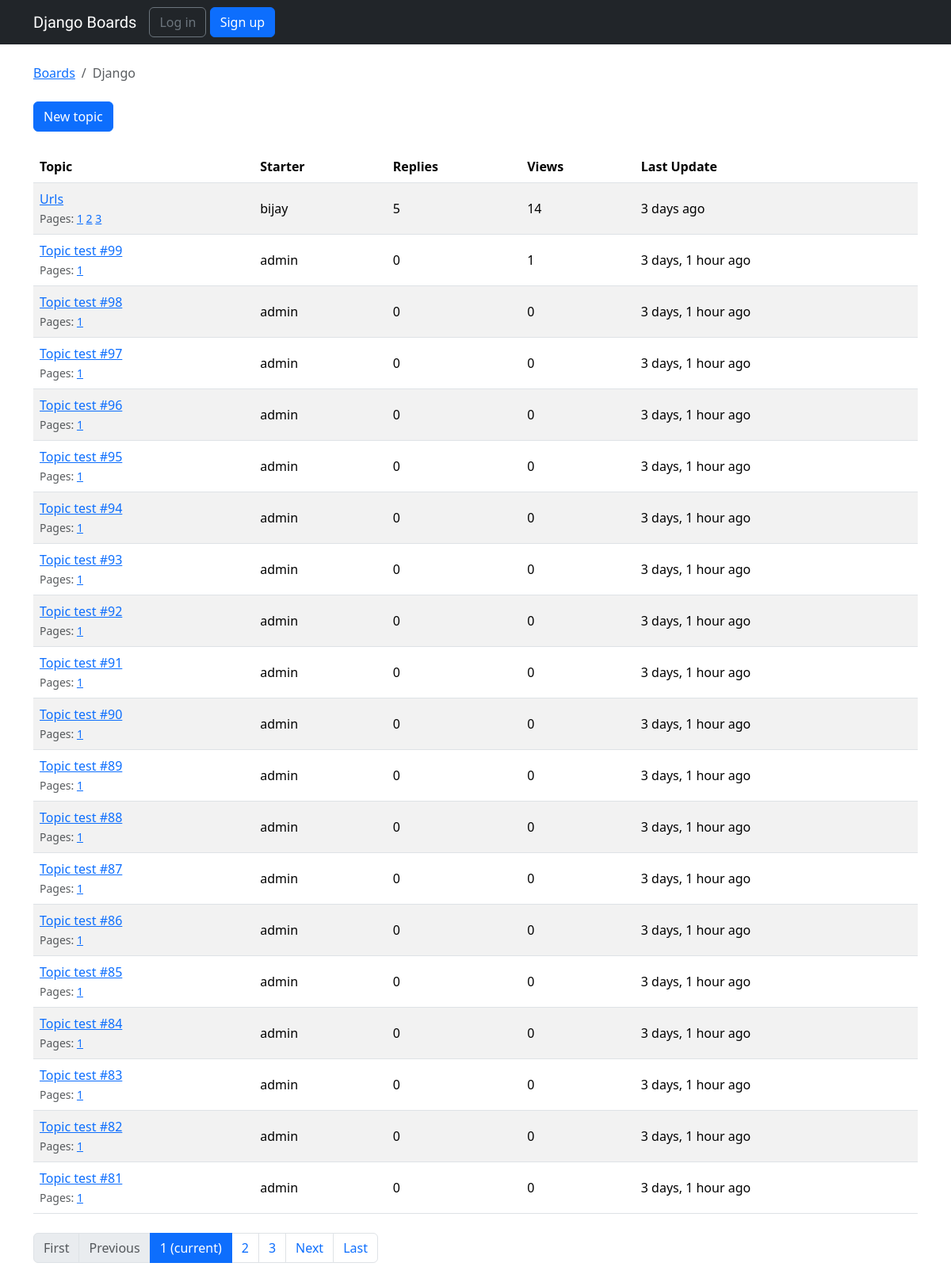
The page /boards/1/ on the database as committed earlier.
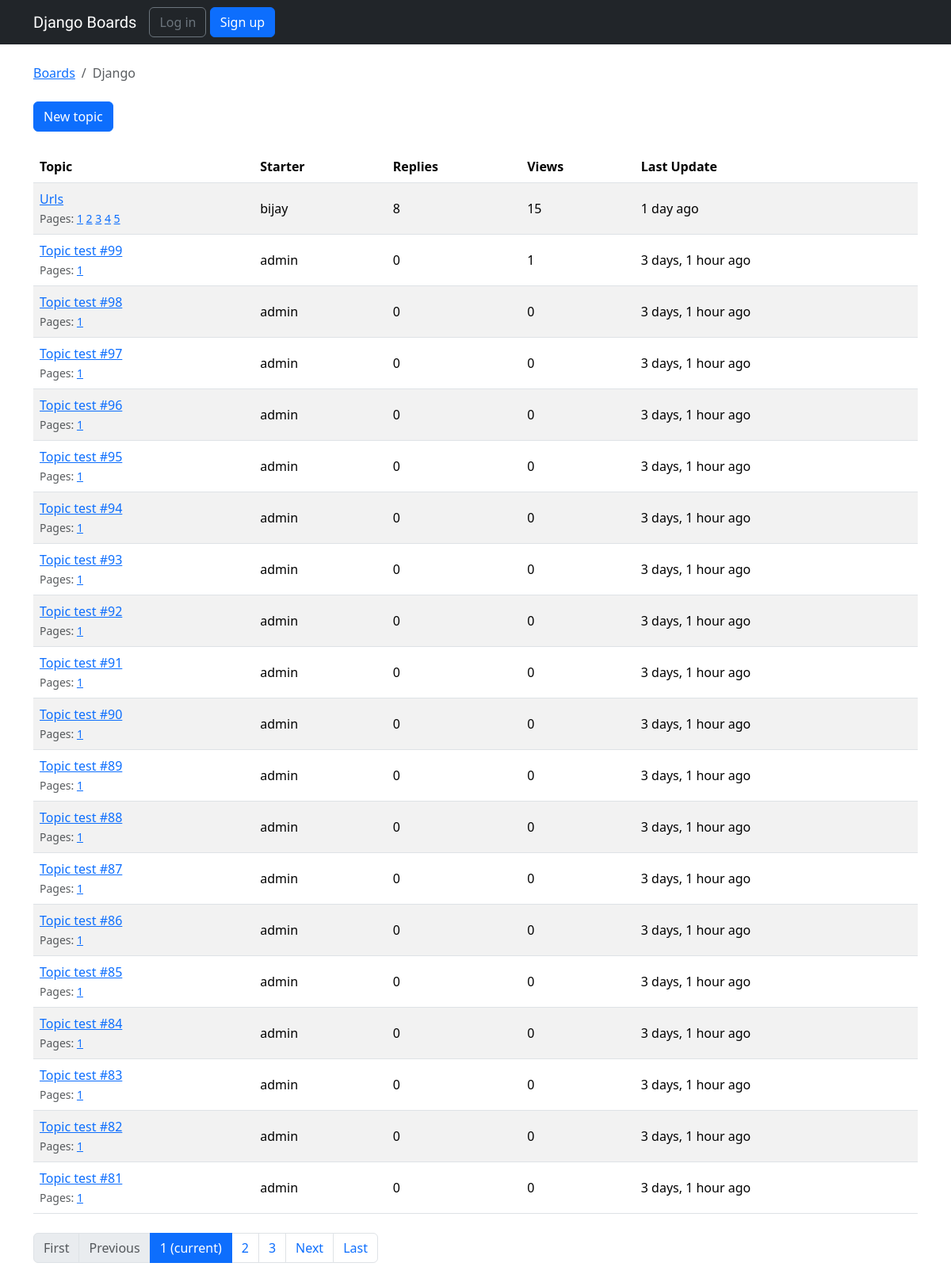
The same page on the database as committed later.
### boards/models.py (models this page shows, shortened)
class Board(models.Model):
    name = models.CharField(max_length=30, unique=True)
    description = models.CharField(max_length=100)

class Topic(models.Model):
    subject = models.CharField(max_length=255)
    last_updated = models.DateTimeField(auto_now_add=True)  # auto_now_add adds time as when the data was inserted
    board = models.ForeignKey(Board, related_name='topics', on_delete=models.CASCADE)
    starter = models.ForeignKey(User, related_name='topics', on_delete=models.CASCADE)
    views = models.PositiveIntegerField(default=0)
    def get_page_count(self):
        count = self.posts.count()
        pages = count / 2
        return math.ceil(pages)
    def has_many_pages(self, count=None):
        if count is None:
            count = self.get_page_count()
        return count > 6
    def get_page_range(self):
        count = self.get_page_count()
        if self.has_many_pages(count):
            return range(1, 5)
        return range(1, count + 1)

### boards/views.py (the view)
# urls.py: re_path(r'^boards/(?P<pk>\d+)/$', views.TopicListView.as_view(), name='board_topics'),
class TopicListView(ListView):
    model = Topic
    context_object_name = 'topics'
    template_name = 'topics.html'
    paginate_by = 20    # number of data in a page displayed at once
    def get_context_data(self, **kwargs):
        kwargs['board'] = self.board
        return super().get_context_data(**kwargs)
    def get_queryset(self):
        self.board = get_object_or_404(Board, pk=self.kwargs.get('pk'))
        queryset = self.board.topics.order_by('-last_updated').annotate(replies=Count('posts') - 1)
        return queryset

### templates/topics.html (shortened to what this page needs)
{% extends 'base.html' %}
{% load humanize %}
{% block breadcrumb %}
    <li class="breadcrumb-item"><a href="{% url 'home' %}">Boards</a></li>
    <li class="breadcrumb-item active">{{ board.name }}</li>
{% endblock %}
{% block content %}
    <div class="mb-4">
        <a href="{% url 'new_topic' board.pk %}" class="btn btn-primary">New topic</a>
    </div>
    <table class="table table-striped mb-4">
        <thead class="thead-inverse">
          <tr>
            <th>Topic</th>
            <th>Starter</th>
            <th>Replies</th>
            <th>Views</th>
            <th>Last Update</th>
          </tr>
        </thead>
        <tbody>
          {% for topic in topics %}
            {% url 'topic_posts' board.pk topic.pk as topic_url %}
            <tr>
              <td>
                <p class="mb-0">
                  <a href="{{ topic_url }}">{{ topic.subject }}</a>
                </p>
                <small class="text-muted">
                  Pages:
                  {% for i in topic.get_page_range %}
                    <a href="{{ topic_url }}?page={{ i }}">{{ i }}</a>
                  {% endfor %}
                </small>
              </td>
              <td class="align-middle">{{ topic.starter.username }}</td>
              <td class="align-middle">{{ topic.replies }}</td>
              <td class="align-middle">{{ topic.views }}</td>
              <td class="align-middle">{{ topic.last_updated|naturaltime }}</td>
            </tr>
          {% endfor %}
        </tbody>
      </table>
    {% include 'includes/pagination.html' %}
{% endblock %}

### templates/base.html (shortened to what this page needs)
{% load static %}
<!DOCTYPE html>
<html>
<head>
    <link rel="stylesheet" href="{% static 'css/bootstrap.min.css' %}">
    <link rel="stylesheet" href="{% static 'css/app.css' %}">
</head>
<body>
    {% block body %}
    <nav class="navbar navbar-expand-sm navbar-dark bg-dark">
      <div class="container">
        <a class="navbar-brand" href="{% url 'home' %}">Django Boards</a>
        <div class="collapse navbar-collapse" id="mainMenu">
          {% if user.is_authenticated %}
            <ul class="navbar-nav ml-auto">
              <li class="nav-item dropdown">
                <a class="nav-link dropdown-toggle" href="#" id="userMenu" data-toggle="dropdown" aria-haspopup="true" aria-expanded="false">
                  {{ user.username }}
                </a>
                <div class="dropdown-menu dropdown-menu-right" aria-labelledby="userMenu">
                  <a class="dropdown-item" href="{% url 'my_account' %}">My account</a>
                  <a class="dropdown-item" href="{% url 'password_change' %}">Change password</a>
                  <div class="dropdown-divider"></div>
                  <form method="post" action="{% url 'logout' %}">
                    {% csrf_token %}
                    <button type="submit">logout</button>
                </form>
                </div>
              </li>
            </ul>
          {% else %}
            <form class="form-inline ml-auto">
              <a href="{% url 'login' %}" class="btn btn-outline-secondary">Log in</a>
              <a href="{% url 'signup' %}" class="btn btn-primary ml-2">Sign up</a>
            </form>
          {% endif %}
        </div>
      </div>
    </nav>
    <div class="container">
        <ol class="breadcrumb my-4">
            {% block breadcrumb %}
            {% endblock %}
        </ol>
        {% block content %}
        {% endblock %}
    </div>
    {% endblock body %}
</body>
</html>

### templates/includes/pagination.html
{% if is_paginated %}
  <nav aria-label="Topics pagination" class="mb-4">
    <ul class="pagination">
      {% if page_obj.number > 1 %}
        <li class="page-item">
          <a class="page-link" href="?page=1">First</a>
        </li>
      {% else %}
        <li class="page-item disabled">
          <span class="page-link">First</span>
        </li>
      {% endif %}
      {% if page_obj.has_previous %}
        <li class="page-item">
          <a class="page-link" href="?page={{ page_obj.previous_page_number }}">Previous</a>
        </li>
      {% else %}
        <li class="page-item disabled">
          <span class="page-link">Previous</span>
        </li>
      {% endif %}
      {% for page_num in paginator.page_range %}
        {% if page_obj.number == page_num %}
          <li class="page-item active">
            <span class="page-link">
              {{ page_num }}
              <span class="sr-only">(current)</span>
            </span>
          </li>
        {% elif page_num > page_obj.number|add:'-3' and page_num < page_obj.number|add:'3' %}
          <li class="page-item">
            <a class="page-link" href="?page={{ page_num }}">{{ page_num }}</a>
          </li>
        {% endif %}
      {% endfor %}
      {% if page_obj.has_next %}
        <li class="page-item">
          <a class="page-link" href="?page={{ page_obj.next_page_number }}">Next</a>
        </li>
      {% else %}
        <li class="page-item disabled">
          <span class="page-link">Next</span>
        </li>
      {% endif %}
      {% if page_obj.number != paginator.num_pages %}
        <li class="page-item">
          <a class="page-link" href="?page={{ paginator.num_pages }}">Last</a>
        </li>
      {% else %}
        <li class="page-item disabled">
          <span class="page-link">Last</span>
        </li>
      {% endif %}
    </ul>
  </nav>
{% endif %}

### static/css/app.css (style rules this page uses)
.navbar-brand { font-family: 'Peralta', cursive; }

Rows that differ between the two databases and show on the page:
changed Topic "Urls": replies "5" → "8"; views "14" → "15"; last_updated "3 days ago" → "1 day ago"
Other text that changed with them:
new list line: "4"
new list line: "5"
